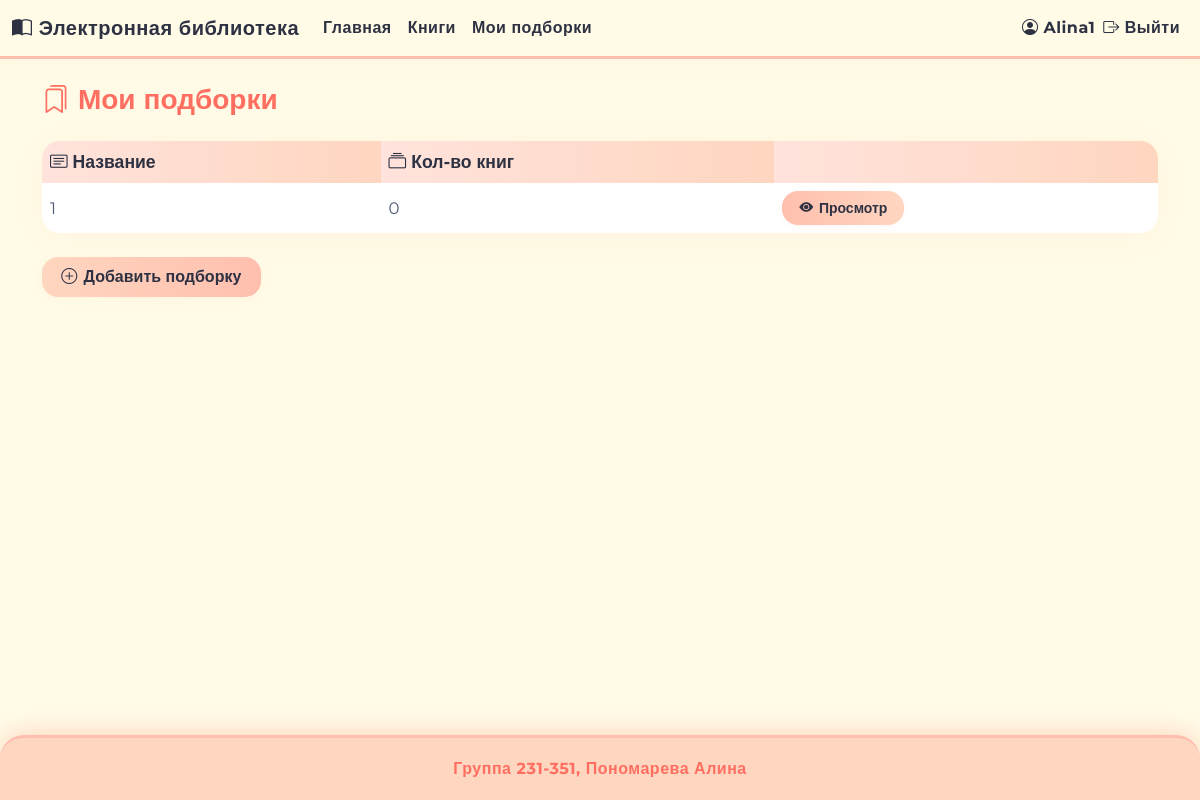
Screenshot of /collections (signed in) with the database file from the repository.
### app/models.py (models this page shows, shortened)
class User(db.Model, UserMixin):
    __tablename__ = 'user'
    id = db.Column(db.Integer, primary_key=True)
    username = db.Column(db.String(64), nullable=False, unique=True)
    password_hash = db.Column(db.String(128), nullable=False)
    last_name = db.Column(db.String(64), nullable=False)
    first_name = db.Column(db.String(64), nullable=False)
    middle_name = db.Column(db.String(64))
    role_id = db.Column(db.Integer, db.ForeignKey('role.id'), nullable=False)
    reviews = db.relationship('Review', backref='user', lazy=True, cascade="all, delete-orphan")

class Collection(db.Model):
    __tablename__ = 'collection'
    id = db.Column(db.Integer, primary_key=True)
    name = db.Column(db.String(255), nullable=False)
    user_id = db.Column(db.Integer, db.ForeignKey('user.id', ondelete='CASCADE'), nullable=False)
    user = db.relationship('User', backref='collections')
    books = db.relationship('Book', secondary=collection_book, backref='collections')

### app/routes/collections.py (the view)
@collections_bp.route('/collections')
@login_required
def my_collections():
    if current_user.role.name != 'Пользователь':
        flash('Доступ разрешён только для пользователей.', 'danger')
        return redirect(url_for('main.index'))
    collections = Collection.query.filter_by(user_id=current_user.id).all()
    return render_template('my_collections.html', collections=collections)

### app/__init__.py (called while the page is built)
def create_app():
    app = Flask(__name__)
    app.config.from_object('config.Config')
    db.init_app(app)
    login_manager.init_app(app)
    migrate.init_app(app, db)
    csrf.init_app(app)
    app.jinja_env.filters['markdown'] = markdown_filter
    from app.routes.app import main_bp
    from app.routes.books import books_bp
    from app.routes.auth import auth_bp
    from app.routes.reviews import reviews
    from app.routes.collections import collections_bp
    from app.routes.admin import admin_bp
    app.register_blueprint(main_bp)
    app.register_blueprint(books_bp)
    app.register_blueprint(auth_bp)
    app.register_blueprint(reviews)
    app.register_blueprint(collections_bp)
    app.register_blueprint(admin_bp)
    from app.models import User
    @login_manager.user_loader
    def load_user(user_id):
        return User.query.get(int(user_id))
    return app

### app/templates/my_collections.html (shortened to what this page needs)
{% extends "base.html" %}
{% block content %}
<h3 class="mb-4" style="font-weight:700; color:#ff6f61;">
    <i class="bi bi-bookmarks"></i> Мои подборки
</h3>
<table class="table align-middle">
    <thead>
        <tr>
            <th><i class="bi bi-card-text"></i> Название</th>
            <th><i class="bi bi-collection"></i> Кол-во книг</th>
            <th></th>
        </tr>
    </thead>
    <tbody>
        {% for c in collections %}
        <tr>
            <td>{{ c.name }}</td>
            <td>{{ c.books|length }}</td>
            <td>
                <a href="{{ url_for('collections.view_collection', collection_id=c.id) }}" class="btn btn-primary btn-sm">
                    <i class="bi bi-eye-fill"></i> Просмотр
                </a>
            </td>
        </tr>
        {% endfor %}
    </tbody>
</table>
<button class="btn btn-success mt-2" data-bs-toggle="modal" data-bs-target="#addCollectionModal">
    <i class="bi bi-plus-circle"></i> Добавить подборку
</button>
{% endblock %}

### app/templates/base.html (shortened to what this page needs)
<!doctype html>
<html lang="ru">
<head>
    <link href="https://cdn.jsdelivr.net/npm/bootstrap@5.3.0/dist/css/bootstrap.min.css" rel="stylesheet">
    <link href="https://cdn.jsdelivr.net/npm/bootstrap-icons@1.10.5/font/bootstrap-icons.css" rel="stylesheet">
</head>
<body>
<div class="content-wrapper">
    <nav class="navbar navbar-expand-lg">
        <div class="container-fluid">
            <a class="navbar-brand" href="{{ url_for('main.index') }}">
                <i class="bi bi-book-half"></i> Электронная библиотека
            </a>
            <div class="collapse navbar-collapse" id="navbarNav">
                <ul class="navbar-nav me-auto mb-2 mb-lg-0">
                    <li class="nav-item">
                        <a class="nav-link" href="{{ url_for('main.index') }}">Главная</a>
                    </li>
                    <li class="nav-item">
                        <a class="nav-link" href="{{ url_for('main.index') }}">Книги</a>
                    </li>
                    {% if current_user.is_authenticated and current_user.role.name == 'Пользователь' %}
                        <li class="nav-item">
                            <a class="nav-link" href="{{ url_for('collections.my_collections') }}">Мои подборки</a>
                        </li>
                    {% endif %}
                </ul>
                <ul class="navbar-nav ms-auto mb-2 mb-lg-0 align-items-center">
                    {% if current_user.is_authenticated %}
                        <li class="nav-item">
                            <span class="navbar-text">
                                <i class="bi bi-person-circle"></i>
                                {{ current_user.username }}
                            </span>
                        </li>
                        <li class="nav-item">
                            <a class="nav-link" href="{{ url_for('auth.logout') }}"><i class="bi bi-box-arrow-right"></i> Выйти</a>
                        </li>
                    {% endif %}
                </ul>
            </div>
        </div>
    </nav>
    <div class="container mt-4 flex-grow-1">
        {% block content %}
        {% endblock %}
    </div>
</div>
<footer class="text-center">
    Группа 231-351, Пономарева Алина
</footer>
</body>
</html>

### app/templates/base.html (style rules this page uses)
html, body { height: 100%; margin: 0; padding: 0; font-family: 'Montserrat', Arial, sans-serif; background: #fffbe7; color: #2d3142; min-height: 100vh; display: flex; flex-direction: column; }
.content-wrapper { flex: 1 0 auto; display: flex; flex-direction: column; }
.navbar { background: #fffbe7; border-bottom: 3px solid #ffbfae; box-shadow: 0 2px 18px rgba(255,182,155,0.10); }
.navbar-brand, .navbar-nav .nav-link, .navbar-text { color: #2d3142 !important; font-weight: 700; letter-spacing: 0.5px; }
.btn-primary, .btn-success, .btn-warning, .btn-danger { background: #ffbfae; border: none; color: #2d3142; font-weight: 700; border-radius: 14px; box-shadow: 0 4px 16px rgba(255,182,155,0.08); transition: background 0.3s, transform 0.2s; padding: 0.6em 1.5em; }
footer { background: #ffd6c0; color: #ff6f61; border-top: 3px solid #ffbfae; padding: 1.2rem 0; font-weight: 700; letter-spacing: 0.5px; border-radius: 24px 24px 0 0; margin-top: 2rem; box-shadow: 0 -2px 24px #ffd6c0; }
* { transition: background 0.2s, color 0.2s, box-shadow 0.2s, transform 0.2s; }

### app/templates/my_collections.html (style rules this page uses)
.table { background: #fffbe7; border-radius: 18px; overflow: hidden; box-shadow: 0 4px 24px rgba(255,182,155,0.10); }
.table thead th { background: linear-gradient(90deg,#ffe3dc 0%, #ffd6c0 100%); color: #2d3142; font-weight: 700; border: none; font-size: 1.1em; }
.table tbody td { vertical-align: middle; font-size: 1.04em; color: #4f5d75; border: none; background: #fff; }
.table tr { transition: background 0.18s; }
.btn { border-radius: 16px; font-weight: 700; padding: 0.48em 1.2em; border: none; box-shadow: 0 2px 8px rgba(255,182,155,0.10); transition: background 0.18s, color 0.18s, transform 0.18s; display: inline-flex; align-items: center; gap: 0.4em; }
.btn-primary { background: linear-gradient(90deg,#ffbfae 0%, #ffd6c0 100%); color: #2d3142; }
.btn-success { background: linear-gradient(90deg,#ffd6c0 0%, #ffbfae 100%); color: #2d3142; }

### rows the page displays
User: username "Alina1"
Collection: name "1", books|length "0"
